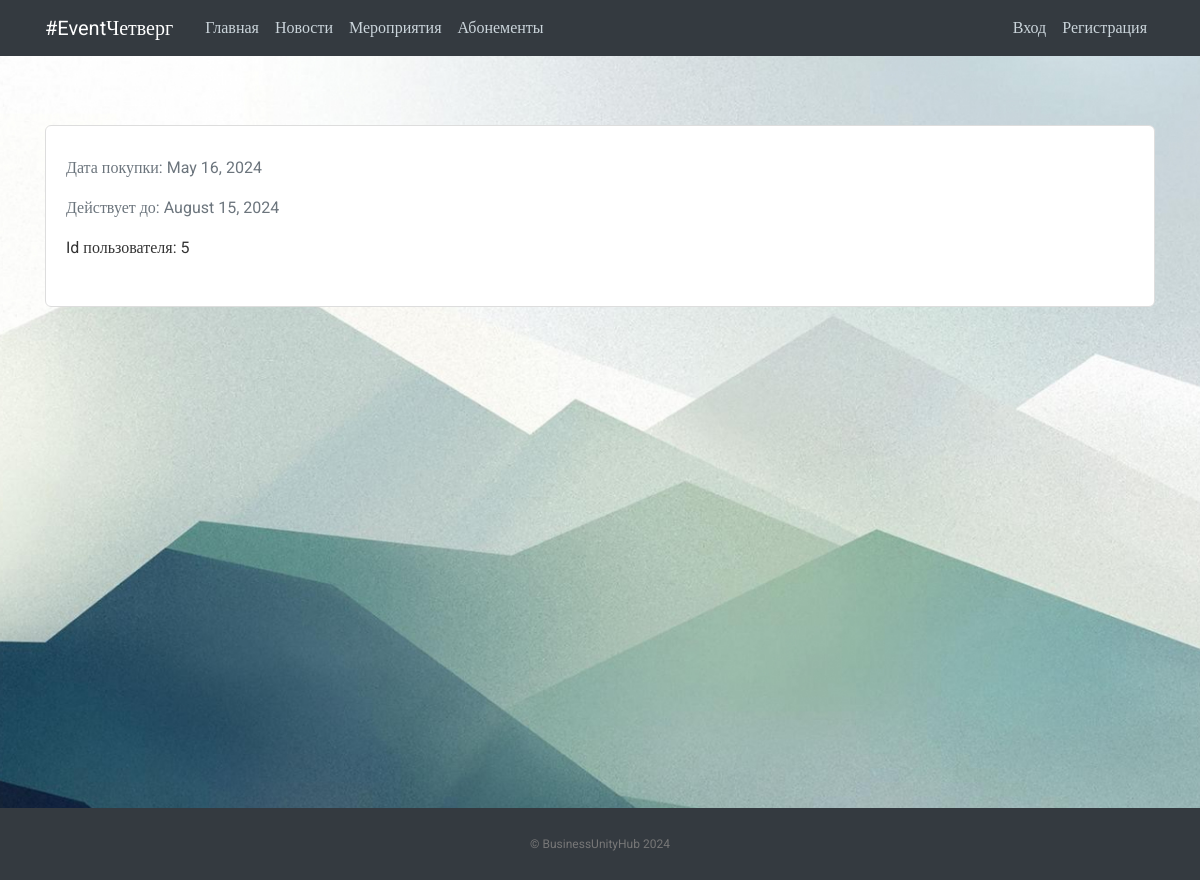
The page /view_all_subs/ on the database as committed earlier.
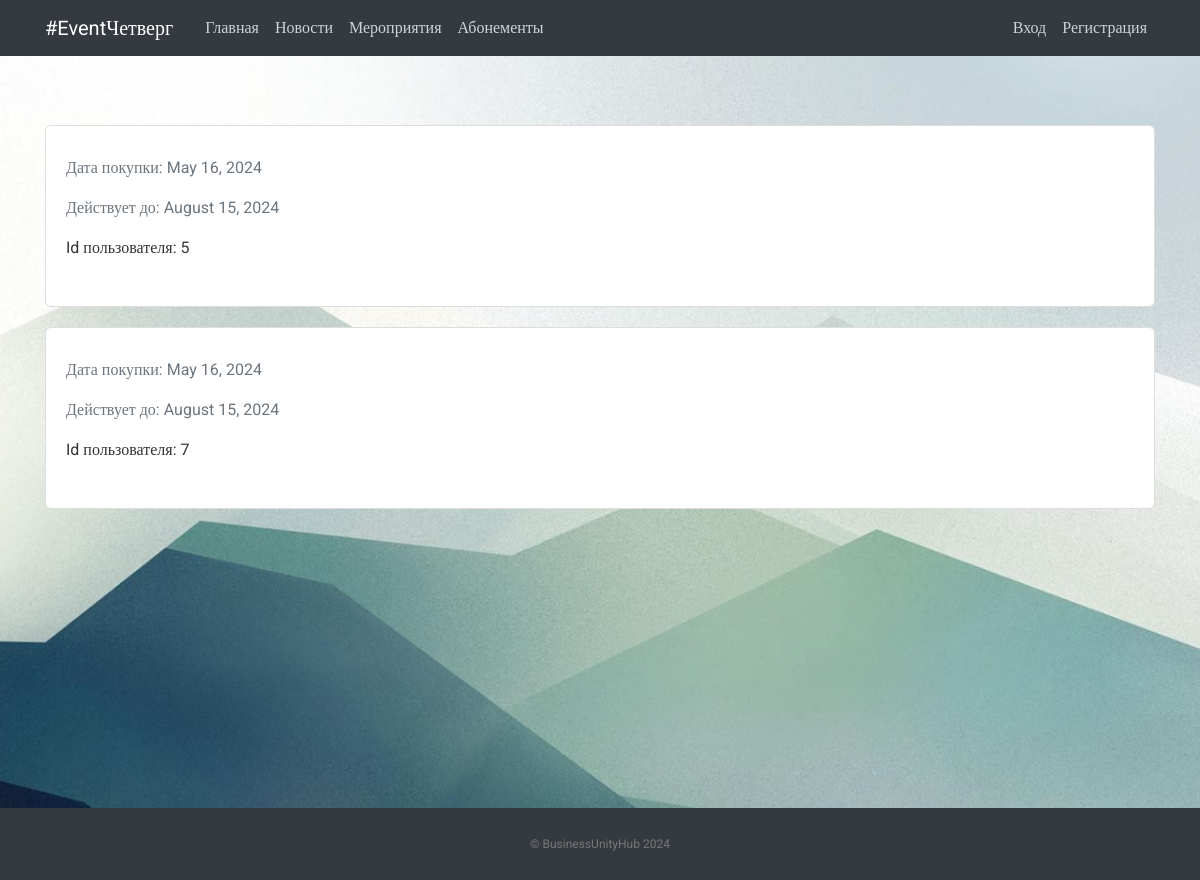
The same page on the database as committed later.
### vkr/models.py (models this page shows)
class UserSubscribe (models.Model):
    user_id = models.IntegerField(primary_key=True)
    purchase_date = models.DateTimeField(default=timezone.now)
    valid_until = models.DateTimeField(default=None)

### vkr/views.py (the view)
# urls.py: path('view_all_subs/', views.view_all_subs, name='vkr-view_all_subs'),
def view_all_subs(request):
    subbers = UserSubscribe.objects.all().order_by('purchase_date')
    return render(request, 'vkr/subbers.html', {'subbers': subbers})

### vkr/templates/vkr/subbers.html
{% extends "vkr/base.html" %}
{% block content %}
    {% for sub in subbers %}
        <article class="media content-section">
            <div class="media-body">
                <p class="text-muted">Дата покупки: {{ sub.purchase_date|date:"F d, Y" }}</p>
                <p class="text-muted">Действует до: {{ sub.valid_until|date:"F d, Y" }}</p>
                <p>Id пользователя: {{ sub.user_id }}</p>
            </div>
        </article>
    {% endfor %}
{% endblock content %}

Rows that differ between the two databases and show on the page:
added UserSubscribe: purchase_date "May 16, 2024", valid_until "August 15, 2024", user_id "7"
